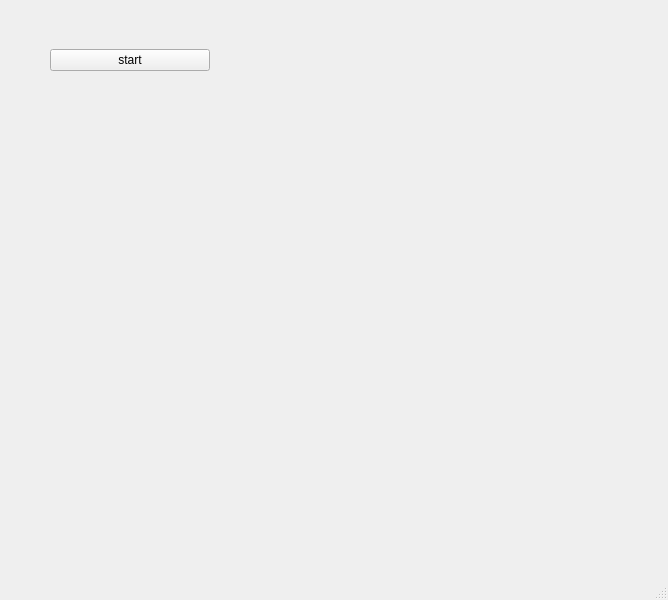
<?xml version="1.0" encoding="UTF-8"?>
<ui version="4.0">
 <class>MainWindow</class>
 <widget class="QMainWindow" name="MainWindow">
  <property name="geometry">
   <rect>
    <x>0</x>
    <y>0</y>
    <width>668</width>
    <height>600</height>
   </rect>
  </property>
  <property name="windowTitle">
   <string>MainWindow</string>
  </property>
  <widget class="QWidget" name="centralwidget">
   <widget class="QWidget" name="verticalLayoutWidget">
    <property name="geometry">
     <rect>
      <x>50</x>
      <y>20</y>
      <width>160</width>
      <height>80</height>
     </rect>
    </property>
    <layout class="QVBoxLayout" name="verticalLayout">
     <item>
      <widget class="QPushButton" name="pushButton">
       <property name="text">
        <string>start</string>
       </property>
       <property name="start" stdset="0">
        <bool>false</bool>
       </property>
      </widget>
     </item>
    </layout>
   </widget>
  </widget>
  <widget class="QMenuBar" name="menubar">
   <property name="geometry">
    <rect>
     <x>0</x>
     <y>0</y>
     <width>668</width>
     <height>26</height>
    </rect>
   </property>
  </widget>
  <widget class="QStatusBar" name="statusbar"/>
 </widget>
 <resources/>
 <connections/>
</ui>
